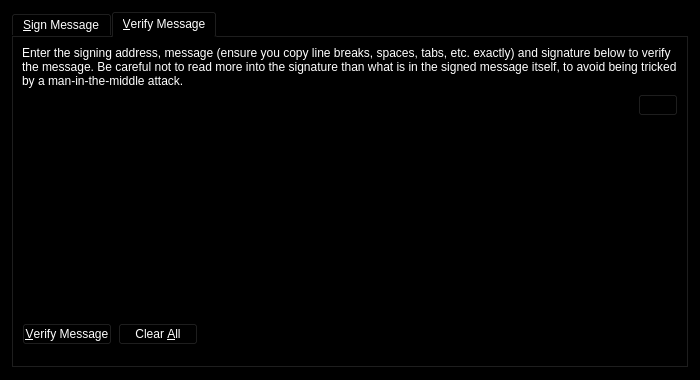
<?xml version="1.0" encoding="UTF-8"?>
<ui version="4.0">
 <class>SignVerifyMessageDialog</class>
 <widget class="QDialog" name="SignVerifyMessageDialog">
  <property name="geometry">
   <rect>
    <x>0</x>
    <y>0</y>
    <width>700</width>
    <height>380</height>
   </rect>
  </property>
  <property name="palette">
   <palette>
    <active>
     <colorrole role="WindowText">
      <brush brushstyle="SolidPattern">
       <color alpha="255">
        <red>255</red>
        <green>255</green>
        <blue>255</blue>
       </color>
      </brush>
     </colorrole>
     <colorrole role="Button">
      <brush brushstyle="SolidPattern">
       <color alpha="255">
        <red>0</red>
        <green>0</green>
        <blue>0</blue>
       </color>
      </brush>
     </colorrole>
     <colorrole role="Light">
      <brush brushstyle="SolidPattern">
       <color alpha="255">
        <red>0</red>
        <green>0</green>
        <blue>0</blue>
       </color>
      </brush>
     </colorrole>
     <colorrole role="Midlight">
      <brush brushstyle="SolidPattern">
       <color alpha="255">
        <red>0</red>
        <green>0</green>
        <blue>0</blue>
       </color>
      </brush>
     </colorrole>
     <colorrole role="Dark">
      <brush brushstyle="SolidPattern">
       <color alpha="255">
        <red>0</red>
        <green>0</green>
        <blue>0</blue>
       </color>
      </brush>
     </colorrole>
     <colorrole role="Mid">
      <brush brushstyle="SolidPattern">
       <color alpha="255">
        <red>0</red>
        <green>0</green>
        <blue>0</blue>
       </color>
      </brush>
     </colorrole>
     <colorrole role="Text">
      <brush brushstyle="SolidPattern">
       <color alpha="255">
        <red>255</red>
        <green>255</green>
        <blue>255</blue>
       </color>
      </brush>
     </colorrole>
     <colorrole role="BrightText">
      <brush brushstyle="SolidPattern">
       <color alpha="255">
        <red>255</red>
        <green>255</green>
        <blue>255</blue>
       </color>
      </brush>
     </colorrole>
     <colorrole role="ButtonText">
      <brush brushstyle="SolidPattern">
       <color alpha="255">
        <red>255</red>
        <green>255</green>
        <blue>255</blue>
       </color>
      </brush>
     </colorrole>
     <colorrole role="Base">
      <brush brushstyle="SolidPattern">
       <color alpha="255">
        <red>0</red>
        <green>0</green>
        <blue>0</blue>
       </color>
      </brush>
     </colorrole>
     <colorrole role="Window">
      <brush brushstyle="SolidPattern">
       <color alpha="255">
        <red>0</red>
        <green>0</green>
        <blue>0</blue>
       </color>
      </brush>
     </colorrole>
     <colorrole role="Shadow">
      <brush brushstyle="SolidPattern">
       <color alpha="255">
        <red>0</red>
        <green>0</green>
        <blue>0</blue>
       </color>
      </brush>
     </colorrole>
     <colorrole role="AlternateBase">
      <brush brushstyle="SolidPattern">
       <color alpha="255">
        <red>0</red>
        <green>0</green>
        <blue>0</blue>
       </color>
      </brush>
     </colorrole>
     <colorrole role="ToolTipBase">
      <brush brushstyle="SolidPattern">
       <color alpha="255">
        <red>255</red>
        <green>255</green>
        <blue>220</blue>
       </color>
      </brush>
     </colorrole>
     <colorrole role="ToolTipText">
      <brush brushstyle="SolidPattern">
       <color alpha="255">
        <red>0</red>
        <green>0</green>
        <blue>0</blue>
       </color>
      </brush>
     </colorrole>
    </active>
    <inactive>
     <colorrole role="WindowText">
      <brush brushstyle="SolidPattern">
       <color alpha="255">
        <red>255</red>
        <green>255</green>
        <blue>255</blue>
       </color>
      </brush>
     </colorrole>
     <colorrole role="Button">
      <brush brushstyle="SolidPattern">
       <color alpha="255">
        <red>0</red>
        <green>0</green>
        <blue>0</blue>
       </color>
      </brush>
     </colorrole>
     <colorrole role="Light">
      <brush brushstyle="SolidPattern">
       <color alpha="255">
        <red>0</red>
        <green>0</green>
        <blue>0</blue>
       </color>
      </brush>
     </colorrole>
     <colorrole role="Midlight">
      <brush brushstyle="SolidPattern">
       <color alpha="255">
        <red>0</red>
        <green>0</green>
        <blue>0</blue>
       </color>
      </brush>
     </colorrole>
     <colorrole role="Dark">
      <brush brushstyle="SolidPattern">
       <color alpha="255">
        <red>0</red>
        <green>0</green>
        <blue>0</blue>
       </color>
      </brush>
     </colorrole>
     <colorrole role="Mid">
      <brush brushstyle="SolidPattern">
       <color alpha="255">
        <red>0</red>
        <green>0</green>
        <blue>0</blue>
       </color>
      </brush>
     </colorrole>
     <colorrole role="Text">
      <brush brushstyle="SolidPattern">
       <color alpha="255">
        <red>255</red>
        <green>255</green>
        <blue>255</blue>
       </color>
      </brush>
     </colorrole>
     <colorrole role="BrightText">
      <brush brushstyle="SolidPattern">
       <color alpha="255">
        <red>255</red>
        <green>255</green>
        <blue>255</blue>
       </color>
      </brush>
     </colorrole>
     <colorrole role="ButtonText">
      <brush brushstyle="SolidPattern">
       <color alpha="255">
        <red>255</red>
        <green>255</green>
        <blue>255</blue>
       </color>
      </brush>
     </colorrole>
     <colorrole role="Base">
      <brush brushstyle="SolidPattern">
       <color alpha="255">
        <red>0</red>
        <green>0</green>
        <blue>0</blue>
       </color>
      </brush>
     </colorrole>
     <colorrole role="Window">
      <brush brushstyle="SolidPattern">
       <color alpha="255">
        <red>0</red>
        <green>0</green>
        <blue>0</blue>
       </color>
      </brush>
     </colorrole>
     <colorrole role="Shadow">
      <brush brushstyle="SolidPattern">
       <color alpha="255">
        <red>0</red>
        <green>0</green>
        <blue>0</blue>
       </color>
      </brush>
     </colorrole>
     <colorrole role="AlternateBase">
      <brush brushstyle="SolidPattern">
       <color alpha="255">
        <red>0</red>
        <green>0</green>
        <blue>0</blue>
       </color>
      </brush>
     </colorrole>
     <colorrole role="ToolTipBase">
      <brush brushstyle="SolidPattern">
       <color alpha="255">
        <red>255</red>
        <green>255</green>
        <blue>220</blue>
       </color>
      </brush>
     </colorrole>
     <colorrole role="ToolTipText">
      <brush brushstyle="SolidPattern">
       <color alpha="255">
        <red>0</red>
        <green>0</green>
        <blue>0</blue>
       </color>
      </brush>
     </colorrole>
    </inactive>
    <disabled>
     <colorrole role="WindowText">
      <brush brushstyle="SolidPattern">
       <color alpha="255">
        <red>0</red>
        <green>0</green>
        <blue>0</blue>
       </color>
      </brush>
     </colorrole>
     <colorrole role="Button">
      <brush brushstyle="SolidPattern">
       <color alpha="255">
        <red>0</red>
        <green>0</green>
        <blue>0</blue>
       </color>
      </brush>
     </colorrole>
     <colorrole role="Light">
      <brush brushstyle="SolidPattern">
       <color alpha="255">
        <red>0</red>
        <green>0</green>
        <blue>0</blue>
       </color>
      </brush>
     </colorrole>
     <colorrole role="Midlight">
      <brush brushstyle="SolidPattern">
       <color alpha="255">
        <red>0</red>
        <green>0</green>
        <blue>0</blue>
       </color>
      </brush>
     </colorrole>
     <colorrole role="Dark">
      <brush brushstyle="SolidPattern">
       <color alpha="255">
        <red>0</red>
        <green>0</green>
        <blue>0</blue>
       </color>
      </brush>
     </colorrole>
     <colorrole role="Mid">
      <brush brushstyle="SolidPattern">
       <color alpha="255">
        <red>0</red>
        <green>0</green>
        <blue>0</blue>
       </color>
      </brush>
     </colorrole>
     <colorrole role="Text">
      <brush brushstyle="SolidPattern">
       <color alpha="255">
        <red>0</red>
        <green>0</green>
        <blue>0</blue>
       </color>
      </brush>
     </colorrole>
     <colorrole role="BrightText">
      <brush brushstyle="SolidPattern">
       <color alpha="255">
        <red>255</red>
        <green>255</green>
        <blue>255</blue>
       </color>
      </brush>
     </colorrole>
     <colorrole role="ButtonText">
      <brush brushstyle="SolidPattern">
       <color alpha="255">
        <red>0</red>
        <green>0</green>
        <blue>0</blue>
       </color>
      </brush>
     </colorrole>
     <colorrole role="Base">
      <brush brushstyle="SolidPattern">
       <color alpha="255">
        <red>0</red>
        <green>0</green>
        <blue>0</blue>
       </color>
      </brush>
     </colorrole>
     <colorrole role="Window">
      <brush brushstyle="SolidPattern">
       <color alpha="255">
        <red>0</red>
        <green>0</green>
        <blue>0</blue>
       </color>
      </brush>
     </colorrole>
     <colorrole role="Shadow">
      <brush brushstyle="SolidPattern">
       <color alpha="255">
        <red>0</red>
        <green>0</green>
        <blue>0</blue>
       </color>
      </brush>
     </colorrole>
     <colorrole role="AlternateBase">
      <brush brushstyle="SolidPattern">
       <color alpha="255">
        <red>0</red>
        <green>0</green>
        <blue>0</blue>
       </color>
      </brush>
     </colorrole>
     <colorrole role="ToolTipBase">
      <brush brushstyle="SolidPattern">
       <color alpha="255">
        <red>255</red>
        <green>255</green>
        <blue>220</blue>
       </color>
      </brush>
     </colorrole>
     <colorrole role="ToolTipText">
      <brush brushstyle="SolidPattern">
       <color alpha="255">
        <red>0</red>
        <green>0</green>
        <blue>0</blue>
       </color>
      </brush>
     </colorrole>
    </disabled>
   </palette>
  </property>
  <property name="windowTitle">
   <string>Signatures - Sign / Verify a Message</string>
  </property>
  <property name="modal">
   <bool>true</bool>
  </property>
  <layout class="QVBoxLayout" name="verticalLayout">
   <item>
    <widget class="QTabWidget" name="tabWidget">
     <property name="currentIndex">
      <number>1</number>
     </property>
     <widget class="QWidget" name="tabSignMessage">
      <attribute name="title">
       <string>&amp;Sign Message</string>
      </attribute>
      <layout class="QVBoxLayout" name="verticalLayout_SM">
       <item>
        <widget class="QLabel" name="infoLabel_SM">
         <property name="text">
          <string>You can sign messages with your addresses to prove you own them. Be careful not to sign anything vague, as phishing attacks may try to trick you into signing your identity over to them. Only sign fully-detailed statements you agree to.</string>
         </property>
         <property name="textFormat">
          <enum>Qt::PlainText</enum>
         </property>
         <property name="wordWrap">
          <bool>true</bool>
         </property>
        </widget>
       </item>
       <item>
        <layout class="QHBoxLayout" name="horizontalLayout_1_SM">
         <property name="spacing">
          <number>0</number>
         </property>
         <item>
          <widget class="QValidatedLineEdit" name="addressIn_SM">
           <property name="toolTip">
            <string>The address to sign the message with (e.g. H8gZqgY4r2RoEdqYk3QsAqFckyf9pRHN6i)</string>
           </property>
           <property name="maxLength">
            <number>34</number>
           </property>
          </widget>
         </item>
         <item>
          <widget class="QPushButton" name="addressBookButton_SM">
           <property name="toolTip">
            <string>Choose an address from the address book</string>
           </property>
           <property name="text">
            <string/>
           </property>
           <property name="icon">
            <iconset resource="../bitcoin.qrc">
             <normaloff>:/icons/address-book</normaloff>:/icons/address-book</iconset>
           </property>
           <property name="shortcut">
            <string>Alt+A</string>
           </property>
           <property name="autoDefault">
            <bool>false</bool>
           </property>
          </widget>
         </item>
         <item>
          <widget class="QPushButton" name="pasteButton_SM">
           <property name="toolTip">
            <string>Paste address from clipboard</string>
           </property>
           <property name="text">
            <string/>
           </property>
           <property name="icon">
            <iconset resource="../bitcoin.qrc">
             <normaloff>:/icons/editpaste</normaloff>:/icons/editpaste</iconset>
           </property>
           <property name="shortcut">
            <string>Alt+P</string>
           </property>
           <property name="autoDefault">
            <bool>false</bool>
           </property>
          </widget>
         </item>
        </layout>
       </item>
       <item>
        <widget class="QPlainTextEdit" name="messageIn_SM">
         <property name="toolTip">
          <string>Enter the message you want to sign here</string>
         </property>
        </widget>
       </item>
       <item>
        <layout class="QHBoxLayout" name="horizontalLayout_2_SM">
         <property name="spacing">
          <number>0</number>
         </property>
         <item>
          <widget class="QLineEdit" name="signatureOut_SM">
           <property name="font">
            <font>
             <italic>true</italic>
            </font>
           </property>
           <property name="readOnly">
            <bool>true</bool>
           </property>
          </widget>
         </item>
         <item>
          <widget class="QPushButton" name="copySignatureButton_SM">
           <property name="toolTip">
            <string>Copy the current signature to the system clipboard</string>
           </property>
           <property name="text">
            <string/>
           </property>
           <property name="icon">
            <iconset resource="../bitcoin.qrc">
             <normaloff>:/icons/editcopy</normaloff>:/icons/editcopy</iconset>
           </property>
           <property name="autoDefault">
            <bool>false</bool>
           </property>
          </widget>
         </item>
        </layout>
       </item>
       <item>
        <layout class="QHBoxLayout" name="horizontalLayout_3_SM">
         <item>
          <widget class="QPushButton" name="signMessageButton_SM">
           <property name="toolTip">
            <string>Sign the message to prove you own this Buysellcoin address</string>
           </property>
           <property name="text">
            <string>&amp;Sign Message</string>
           </property>
           <property name="icon">
            <iconset resource="../bitcoin.qrc">
             <normaloff>:/icons/edit</normaloff>:/icons/edit</iconset>
           </property>
           <property name="autoDefault">
            <bool>false</bool>
           </property>
          </widget>
         </item>
         <item>
          <widget class="QPushButton" name="clearButton_SM">
           <property name="toolTip">
            <string>Reset all sign message fields</string>
           </property>
           <property name="text">
            <string>Clear &amp;All</string>
           </property>
           <property name="icon">
            <iconset resource="../bitcoin.qrc">
             <normaloff>:/icons/remove</normaloff>:/icons/remove</iconset>
           </property>
           <property name="autoDefault">
            <bool>false</bool>
           </property>
          </widget>
         </item>
         <item>
          <spacer name="horizontalSpacer_1_SM">
           <property name="orientation">
            <enum>Qt::Horizontal</enum>
           </property>
           <property name="sizeHint" stdset="0">
            <size>
             <width>40</width>
             <height>48</height>
            </size>
           </property>
          </spacer>
         </item>
         <item>
          <widget class="QLabel" name="statusLabel_SM">
           <property name="font">
            <font>
             <weight>75</weight>
             <bold>true</bold>
            </font>
           </property>
           <property name="text">
            <string/>
           </property>
           <property name="wordWrap">
            <bool>true</bool>
           </property>
          </widget>
         </item>
         <item>
          <spacer name="horizontalSpacer_2_SM">
           <property name="orientation">
            <enum>Qt::Horizontal</enum>
           </property>
           <property name="sizeHint" stdset="0">
            <size>
             <width>40</width>
             <height>48</height>
            </size>
           </property>
          </spacer>
         </item>
        </layout>
       </item>
      </layout>
     </widget>
     <widget class="QWidget" name="tabVerifyMessage">
      <attribute name="title">
       <string>&amp;Verify Message</string>
      </attribute>
      <layout class="QVBoxLayout" name="verticalLayout_VM">
       <item>
        <widget class="QLabel" name="infoLabel_VM">
         <property name="text">
          <string>Enter the signing address, message (ensure you copy line breaks, spaces, tabs, etc. exactly) and signature below to verify the message. Be careful not to read more into the signature than what is in the signed message itself, to avoid being tricked by a man-in-the-middle attack.</string>
         </property>
         <property name="textFormat">
          <enum>Qt::PlainText</enum>
         </property>
         <property name="alignment">
          <set>Qt::AlignLeading|Qt::AlignLeft|Qt::AlignTop</set>
         </property>
         <property name="wordWrap">
          <bool>true</bool>
         </property>
        </widget>
       </item>
       <item>
        <layout class="QHBoxLayout" name="horizontalLayout_1_VM">
         <property name="spacing">
          <number>0</number>
         </property>
         <item>
          <widget class="QValidatedLineEdit" name="addressIn_VM">
           <property name="toolTip">
            <string>The address the message was signed with (e.g. H8gZqgY4r2RoEdqYk3QsAqFckyf9pRHN6i)</string>
           </property>
           <property name="maxLength">
            <number>34</number>
           </property>
          </widget>
         </item>
         <item>
          <widget class="QPushButton" name="addressBookButton_VM">
           <property name="toolTip">
            <string>Choose an address from the address book</string>
           </property>
           <property name="text">
            <string/>
           </property>
           <property name="icon">
            <iconset resource="../bitcoin.qrc">
             <normaloff>:/icons/address-book</normaloff>:/icons/address-book</iconset>
           </property>
           <property name="shortcut">
            <string>Alt+A</string>
           </property>
           <property name="autoDefault">
            <bool>false</bool>
           </property>
          </widget>
         </item>
        </layout>
       </item>
       <item>
        <widget class="QPlainTextEdit" name="messageIn_VM"/>
       </item>
       <item>
        <widget class="QValidatedLineEdit" name="signatureIn_VM"/>
       </item>
       <item>
        <layout class="QHBoxLayout" name="horizontalLayout_2_VM">
         <item>
          <widget class="QPushButton" name="verifyMessageButton_VM">
           <property name="toolTip">
            <string>Verify the message to ensure it was signed with the specified Buysellcoin address</string>
           </property>
           <property name="text">
            <string>&amp;Verify Message</string>
           </property>
           <property name="icon">
            <iconset resource="../bitcoin.qrc">
             <normaloff>:/icons/transaction_0</normaloff>:/icons/transaction_0</iconset>
           </property>
           <property name="autoDefault">
            <bool>false</bool>
           </property>
          </widget>
         </item>
         <item>
          <widget class="QPushButton" name="clearButton_VM">
           <property name="toolTip">
            <string>Reset all verify message fields</string>
           </property>
           <property name="text">
            <string>Clear &amp;All</string>
           </property>
           <property name="icon">
            <iconset resource="../bitcoin.qrc">
             <normaloff>:/icons/remove</normaloff>:/icons/remove</iconset>
           </property>
           <property name="autoDefault">
            <bool>false</bool>
           </property>
          </widget>
         </item>
         <item>
          <spacer name="horizontalSpacer_1_VM">
           <property name="orientation">
            <enum>Qt::Horizontal</enum>
           </property>
           <property name="sizeHint" stdset="0">
            <size>
             <width>40</width>
             <height>48</height>
            </size>
           </property>
          </spacer>
         </item>
         <item>
          <widget class="QLabel" name="statusLabel_VM">
           <property name="font">
            <font>
             <weight>75</weight>
             <bold>true</bold>
            </font>
           </property>
           <property name="text">
            <string/>
           </property>
           <property name="wordWrap">
            <bool>true</bool>
           </property>
          </widget>
         </item>
         <item>
          <spacer name="horizontalSpacer_2_VM">
           <property name="orientation">
            <enum>Qt::Horizontal</enum>
           </property>
           <property name="sizeHint" stdset="0">
            <size>
             <width>40</width>
             <height>48</height>
            </size>
           </property>
          </spacer>
         </item>
        </layout>
       </item>
      </layout>
     </widget>
    </widget>
   </item>
  </layout>
 </widget>
 <customwidgets>
  <customwidget>
   <class>QValidatedLineEdit</class>
   <extends>QLineEdit</extends>
   <header>qvalidatedlineedit.h</header>
  </customwidget>
 </customwidgets>
 <resources>
  <include location="../bitcoin.qrc"/>
 </resources>
 <connections/>
</ui>
